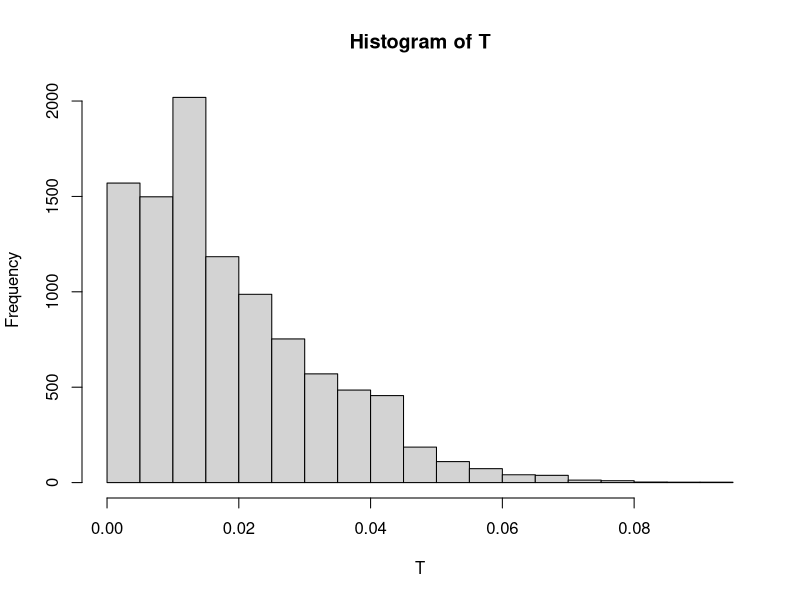

Reproduce this figure in R.
## ---- chunk 1
knitr::opts_chunk$set(echo = TRUE)
## ---- chunk 2


n.fb.15 <- 743
n.fb.18 <- 1060
rate.fb.15 <- 0.51
rate.fb.18 <- 0.71
n.fb.15.use <- round(n.fb.15*rate.fb.15)
n.fb.18.use <- round(n.fb.18*rate.fb.18)

data <- matrix(rep(c(1,1),n.fb.18.use), ncol =2, byrow =T )
data.2 <- matrix(rep(c(1,0),n.fb.18-n.fb.18.use),ncol = 2, byrow =T)
data.3 <- matrix(rep(c(0,1),n.fb.15.use), ncol = 2, byrow =T)
data.4 <- matrix(rep(c(0,0),n.fb.15-n.fb.15.use), ncol = 2, byrow=T)

data <- rbind(data, data.2,data.3, data.4)
data <- as.data.frame(data)

names(data) <- c("year", "use")
rate.diff <- function(data){
  fb.15.rate <- sum(data$use[data$year == 0])/n.fb.15
  fb.18.rate <- sum(data$use[data$year == 1])/n.fb.18
  return(abs(fb.15.rate-fb.18.rate))
}

shuffle <- function(){
  year.shuffle <- sample(data$year)
  fb.15.rate <- sum(data$use[year.shuffle == 0])/n.fb.15
  fb.18.rate <- sum(data$use[year.shuffle == 1])/n.fb.18
  return(abs(fb.15.rate-fb.18.rate))
}

m = 10**4
T = replicate(m,shuffle())
p.value <- sum( T >= rate.diff(data))/m
p.value
hist(T)
